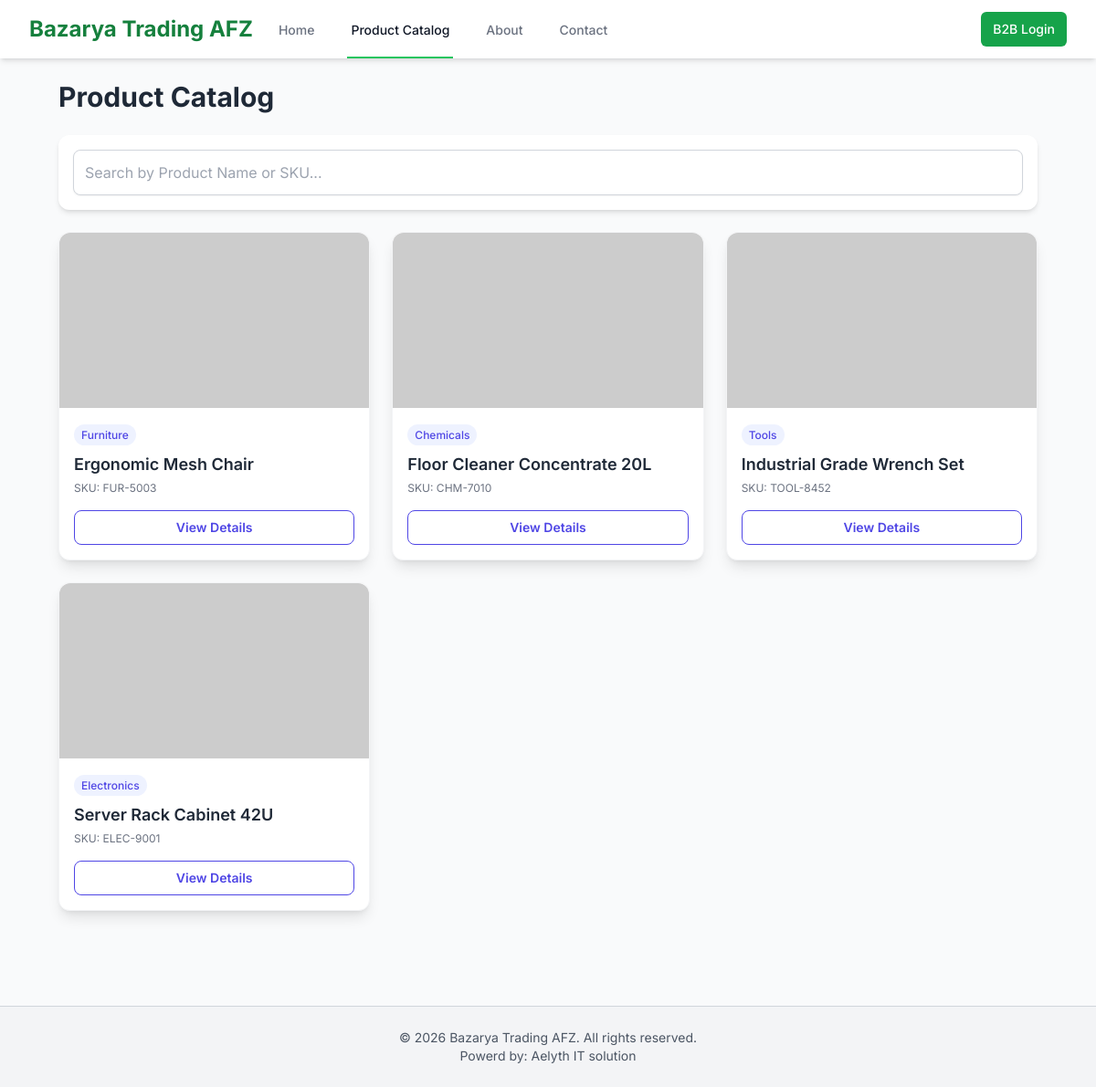
/products.php, run on the app's committed database.
### tables this page shows
CREATE TABLE products (
    id INT AUTO_INCREMENT PRIMARY KEY,
    name VARCHAR(255) NOT NULL,
    sku VARCHAR(50) NOT NULL UNIQUE,
    category_id INT NOT NULL,
    description TEXT,
    features TEXT,
    image_url VARCHAR(255) DEFAULT 'https://placehold.co/150x150/e5e7eb/374151?text=No+Image',
    price DECIMAL(10, 2) NOT NULL,  
    stock INT NOT NULL DEFAULT 0,
    moq INT NOT NULL DEFAULT 1,       
    is_visible BOOLEAN NOT NULL DEFAULT TRUE,  
    created_at TIMESTAMP DEFAULT CURRENT_TIMESTAMP,
    FOREIGN KEY (category_id) REFERENCES categories(id)
);

CREATE TABLE categories (
    id INT AUTO_INCREMENT PRIMARY KEY,
    name VARCHAR(100) NOT NULL UNIQUE
);

### includes/functions.php (called while the page is built, shortened)
<?php
function is_b2b_logged_in() {
    return isset($_SESSION['user_id']);
}
?>

### products.php (the view, shortened to what this page needs)
<?php
require_once 'includes/functions.php';
require_once 'includes/db.php';
require_once 'includes/header.php';
$products = [];
$sql = "SELECT p.id, p.name, p.sku, p.description, p.image_url, c.name AS category
        FROM products p
        JOIN categories c ON p.category_id = c.id
        WHERE p.is_visible = TRUE
        ORDER BY p.name";
$result = $conn->query($sql);
if ($result && $result->num_rows > 0) {
    while($row = $result->fetch_assoc()) {
        $products[] = $row;
    }
}
?>
<div class="pb-8 px-4 sm:px-6 lg:px-8">
    <h2 class="text-3xl font-bold text-gray-800 mb-6">Product Catalog</h2>
    <div class="bg-white p-4 rounded-xl shadow-md mb-6 flex flex-col md:flex-row gap-4 items-center">
        <input type="text" id="public-search" placeholder="Search by Product Name or SKU..."
               class="w-full p-3 border border-gray-300 rounded-lg focus:ring-indigo-500 focus:border-indigo-500 shadow-sm">
    </div>
    <div id="product-grid" class="grid grid-cols-2 sm:grid-cols-2 lg:grid-cols-3 xl:grid-cols-4 gap-6">
        <?php if (!empty($products)): ?>
            <?php foreach ($products as $product): ?>
            <div class="bg-white rounded-xl shadow-lg hover:shadow-xl transition duration-300 border border-gray-100 product-card"
                 data-name="<?php echo htmlspecialchars(strtolower($product['name'])); ?>"
                 data-sku="<?php echo htmlspecialchars(strtolower($product['sku'])); ?>"
                 data-category="<?php echo htmlspecialchars(strtolower($product['category'])); ?>">
                <img class="w-full h-32 sm:h-48 object-cover rounded-t-xl" src="<?php echo htmlspecialchars($product['image_url']); ?>" alt="<?php echo htmlspecialchars($product['name']); ?>" onerror="this.onerror=null; this.src='https://placehold.co/400x300/e5e7eb/374151?text=Image+Unavailable';">
                <div class="p-3 sm:p-4">
                    <span class="text-xs font-medium text-indigo-600 bg-indigo-50 py-1 px-2 rounded-full"><?php echo htmlspecialchars($product['category']); ?></span>
                    <h4 class="text-base sm:text-lg font-semibold text-gray-800 mt-2 mb-1"><?php echo htmlspecialchars($product['name']); ?></h4>
                    <p class="text-xs text-gray-500 mb-4">SKU: <?php echo htmlspecialchars($product['sku']); ?></p>
                    <a href="product.php?id=<?php echo $product['id']; ?>" class="block py-2 border border-indigo-600 text-indigo-600 font-semibold rounded-lg hover:bg-indigo-50 transition duration-150 text-center text-sm">
                        View Details
                    </a>
                </div>
            </div>
            <?php endforeach; ?>
        <?php else: ?>
            <p class="col-span-full text-center py-10 text-gray-500">No products match your criteria. The public catalog is empty.</p>
        <?php endif; ?>
    </div>
</div>
<?php
require_once 'includes/footer.php';
?>

### includes/header.php (shortened to what this page needs)
<?php
$is_logged_in = is_b2b_logged_in();
$current_page = basename($_SERVER['PHP_SELF']);
$cart_item_count = $is_logged_in ? get_cart_item_count() : 0;
?>
<!DOCTYPE html>
<html lang="en">
<head>
    <script src="https://cdn.tailwindcss.com"></script>
</head>
<body class="bg-gray-50 min-h-screen">
<nav class="bg-white shadow-md sticky top-0 z-50">
    <div class="max-w-7xl mx-auto px-4 sm:px-6 lg:px-8">
        <div class="flex justify-between h-16">
            <div class="flex">
                <div class="flex-shrink-0 flex items-center">
                    <a href="index.php" class="text-xl font-semibold sm:text-2xl sm:font-bold text-green-700">
                        Bazarya Trading AFZ
                    </a>
                </div>
                <div class="hidden sm:ml-6 sm:flex sm:space-x-8">
                    <?php
                        function nav_link_classes($page, $current_page) {
                            return $page == $current_page
                                ? 'border-green-500 text-gray-900 inline-flex items-center px-1 pt-1 border-b-2 text-sm font-medium transition duration-150'
                                : 'border-transparent text-gray-500 hover:border-gray-300 hover:text-gray-700 inline-flex items-center px-1 pt-1 border-b-2 text-sm font-medium transition duration-150';
                        }
                    ?>
                    <a href="index.php" class="<?php echo nav_link_classes('index.php', $current_page); ?>">
                        Home
                    </a>
                    <a href="products.php" class="<?php echo nav_link_classes('products.php', $current_page); ?>">
                        Product Catalog
                    </a>
                    <a href="about.php" class="<?php echo nav_link_classes('about.php', $current_page); ?>">
                        About
                    </a>
                    <a href="contact.php" class="<?php echo nav_link_classes('contact.php', $current_page); ?>">
                        Contact
                    </a>
                </div>
            </div>
            <div class="flex items-center">
                <?php if ($is_logged_in): ?>
                    <a href="b2b_dashboard.php" class="hidden sm:block text-sm font-medium text-indigo-600 hover:text-indigo-800 mr-4">
                        <svg class="w-5 h-5 inline-block mr-1" fill="none" stroke="currentColor" viewBox="0 0 24 24" xmlns="http://www.w3.org/2000/svg"><path stroke-linecap="round" stroke-linejoin="round" stroke-width="2" d="M16 8v8m-4-4h4m-4 0v4m-4 4h8a2 2 0 002-2v-8a2 2 0 00-2-2h-8a2 2 0 00-2 2v8a2 2 0 002 2z"></path></svg>
                        <span class="hidden md:inline">B2B Dashboard</span>
                    </a>
                    <a href="cart.php" class="flex items-center text-sm font-medium text-gray-700 hover:text-gray-900 mr-4">
                        <svg class="w-5 h-5" fill="none" stroke="currentColor" viewBox="0 0 24 24" xmlns="http://www.w3.org/2000/svg"><path stroke-linecap="round" stroke-linejoin="round" stroke-width="2" d="M3 3h2l.4 2M7 13h10l4-8H5.4M7 13L5.4 5M7 13l-2.293 2.293c-.63.63-.184 1.707.707 1.707H17m0 0a2 2 0 100 4 2 2 0 000-4zm-8 2a2 2 0 11-4 0 2 2 0 014 0z"></path></svg>
                        <span class="ml-1 sm:ml-2 <?php echo $is_logged_in ? 'text-gray-900 font-semibold' : ''; ?>">
                            <span class="hidden sm:inline">Cart </span>
                            (<span id="cart-count-display"><?php echo $cart_item_count; ?></span>)
                        </span>
                    </a>
                    <a href="logout.php" class="ml-3 hidden sm:inline-flex items-center px-3 py-2 border border-transparent text-sm leading-4 font-medium rounded-md text-white bg-red-600 hover:bg-red-700 transition duration-150">
                        Logout
                    </a>
                <?php else: ?>
                    <a href="b2b_login.php" class="ml-3 inline-flex items-center px-2 py-1 text-xs sm:px-3 sm:py-2 sm:text-sm border border-transparent leading-4 font-medium rounded-md text-white bg-green-600 hover:bg-green-700 transition duration-150">
						B2B Login
					</a>
                <?php endif; ?>
            </div>
        </div>
    </div>
</nav>
<main class="max-w-7xl mx-auto py-6 sm:px-6 lg:px-8">

### includes/footer.php (shortened to what this page needs)
</main>
<footer class="mt-12 bg-gray-100 border-t border-gray-300 py-6 ">
    <div class="container mx-auto px-4 flex flex-col justify-center items-center text-sm text-gray-600">
        <p>&copy; <?php echo date("Y"); ?> Bazarya Trading AFZ. All rights reserved. </p>
        <p> Powerd by: Aelyth IT solution</p>
    </div>
</footer>
</body>
</html>

### includes/header.php (style rules this page uses)
body { font-family: 'Inter', sans-serif; }

### data on the page
products: category.name "Furniture", name "Ergonomic Mesh Chair", sku "FUR-5003"
products: category.name "Chemicals", name "Floor Cleaner Concentrate 20L", sku "CHM-7010"
products: category.name "Tools", name "Industrial Grade Wrench Set", sku "TOOL-8452"
products: category.name "Electronics", name "Server Rack Cabinet 42U", sku "ELEC-9001"
